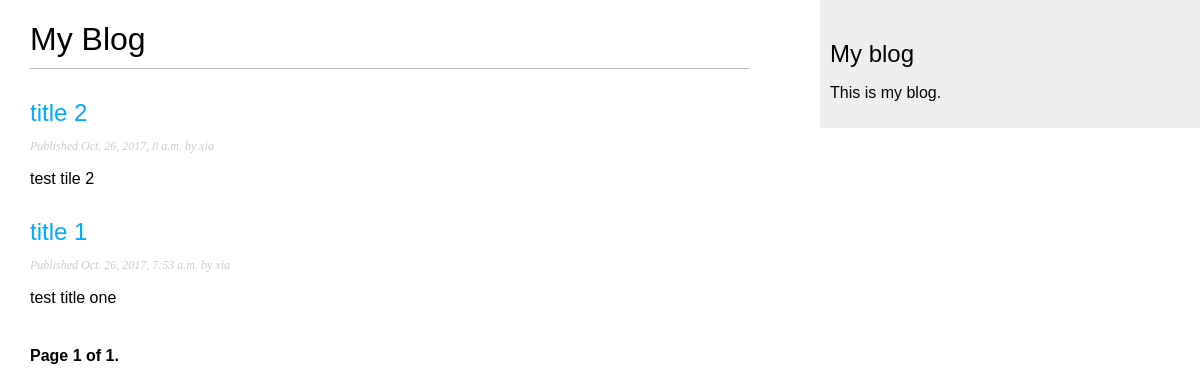
Before: / with the older database file.
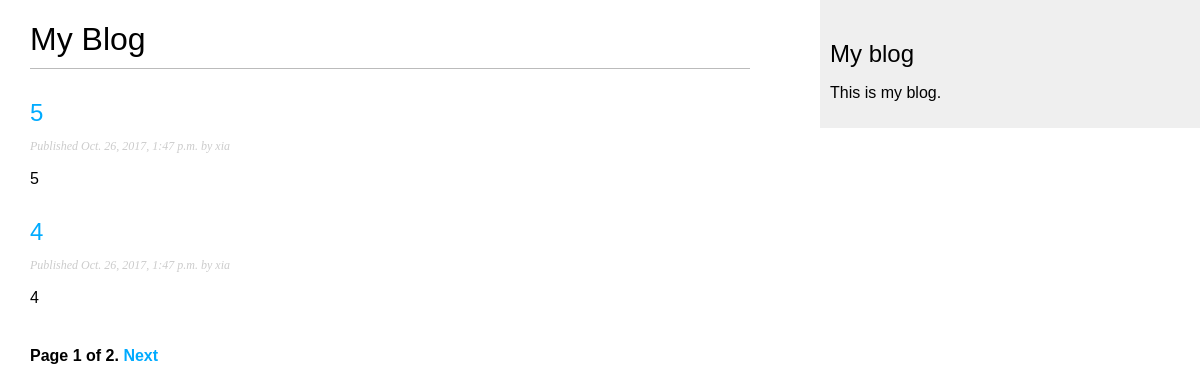
After: the same page with the newer database file.
### blog/models.py (models this page shows, shortened)
class Post(models.Model):
    STATUS_CHOICES = (
        ('draft','Draft'),
        ('published','Published'),
    )
    title = models.CharField(max_length=250)
    slug = models.SlugField(max_length=250,unique_for_date='publish')
    author = models.ForeignKey(User,related_name='blog_posts')
    body = models.TextField()
    publish = models.DateTimeField(default=timezone.now)
    created = models.DateTimeField(auto_now_add=True)
    updated = models.DateTimeField(auto_now=True)
    status = models.CharField(max_length=10,
                              choices=STATUS_CHOICES,default='draft')
    objects = models.Manager()
    published = PublishedManager()
    class Meta:
        ordering = ('-publish',)
    def get_absolute_url(self):
            return reverse('post_detail', args=[self.publish.year,
                self.publish.strftime('%m'),
                self.publish.strftime('%d'),
                self.slug])

### blog/views.py (the view)
# urls.py: url(r'^$', views.PostListView.as_view(), name='post_list'),#post_list
class PostListView(ListView):
    queryset = Post.published.all()
    context_object_name = 'posts'
    paginate_by = 2
    template_name = 'blog/post/list.html'

### blog/templates/blog/post/list.html (shortened to what this page needs)
{% extends "blog/base.html" %}
{% block content %}
  <h1>My Blog</h1>
  {% for post in posts %}
    <h2>
      <a href="{{ post.get_absolute_url }}">
        {{ post.title }}
      </a>
    </h2>
    <p class="date">
      Published {{ post.publish }} by {{ post.author }}
    </p>
    {{ post.body|truncatewords:30|linebreaks }}
  {% endfor %}
  {% include "pagination.html" with page=page_obj %}
{% endblock %}

### blog/templates/blog/base.html (shortened to what this page needs)
{% load staticfiles %}
<!DOCTYPE html>
<html>
<head>
  <link href="{% static 'css/blog.css' %}" rel="stylesheet">
</head>
<body>
  <div id="content">
    {% block content %}
    {% endblock %}
  </div>
  <div id="sidebar">
    <h2>My blog</h2>
      <p>This is my blog.</p>
  </div>
</body>
</html>

### blog/templates/pagination.html (shortened to what this page needs)
<div class="pagination">
  <span class="step-links">
    <span class="current">
      Page {{ page.number }} of {{ page.paginator.num_pages }}.
    </span>
      {% if page.has_next %}
        <a href="?page={{ page.next_page_number }}">Next</a>
      {% endif %}
  </span>
</div>

### blog/templates/blog/static/css/blog.css (style rules this page uses)
body { margin:0; padding:0; font-family:helvetica, sans-serif; }
a { color:#00abff; text-decoration:none; }
h1 { font-weight:normal; border-bottom:1px solid #bbb; padding:0 0 10px 0; }
h2 { font-weight:normal; margin:30px 0 0; }
#content { float:left; width:60%; padding:0 0 0 30px; }
#sidebar { float:right; width:30%; padding:10px; background:#efefef; height:100%; }
p.date { color:#ccc; font-family: georgia, serif; font-size: 12px; font-style: italic; }
.pagination { margin:40px 0; font-weight:bold; }

Changed rows visible on the page:
no longer on this page (row unchanged): Post: title "title 2", publish "Oct. 26, 2017, 8 a.m.", author "xia", body "test tile 2"
no longer on this page (row edited): Post: title "title 1", publish "Oct. 26, 2017, 7:53 a.m.", author "xia", body "test title one"
added Post: title "5", publish "Oct. 26, 2017, 1:47 p.m.", author "xia", body "5"
added Post: title "4", publish "Oct. 26, 2017, 1:47 p.m.", author "xia", body "4"
Other visible differences:
{{ page.paginator.num_pages }}: "1" → "2"
text now shown: "Next"
